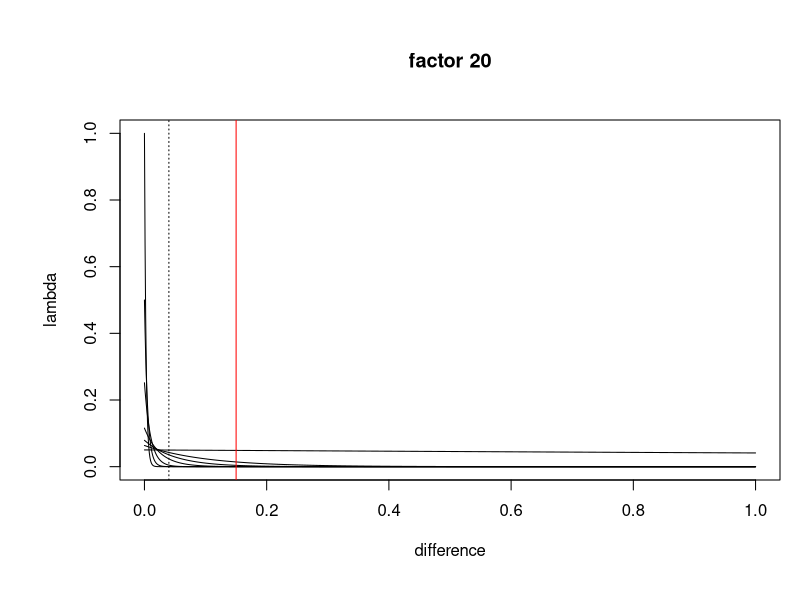

Recreate this plot in R.
# demo how the DD specificity is implemented
# 
# vH <- .01
# vL <- 0.001
# dif <- seq(0, 1, by = 0.001)
# 
# amp_high <- exp(-vH * 100)
# amp_low <- exp(-vL * 100 )
# 
# varHigh <- amp_high * exp(-0.5 * (dif / vH)^2)
# varLow <- amp_low * exp(-0.5 * (dif / vL)^2)
# 
# par(mfrow = c(1,2))
# plot(dif, varHigh, type = "l", main = paste("High Var, amp =", round(amp_high, 2)), ylim = c(0,1))
# plot(dif, varLow, type = "l", main = paste("Low Var, amp =", round(amp_low, 2)), ylim = c(0,1))
# 


# ------------------ new implementaition 2025/08/05 -------------------------

# at the basis of the magnitude of differences between the competition traits of the individuals,
# I implement a exponential kernel for the specificity of density dependent processes

# read in differences file
# dif <- read.delim("~/cyber_synch/local/debug_pdd_ndd/dif/ndd001.txt")
# range(dif)
# hist(dif$X0, breaks = 1000)


# additionally this code shows differences for long and big runs:
# notice that even in scenarios with high richness, the trait difference is < .4

# runs <- readRDS("../local/runs/mstr/20250722/runs128DD.rds")
# 
# runs <- lapply(runs, function(x){
#   names(x$Output) <- x$Model$runs
#   return(x)
# })
# 
# par(mfrow = c(1,2))
# image(runs$ndd1var0.01_pdd1var0.5$Output$`262501`$specMat)
# image(runs$ndd1var0.01_pdd1var0.5$Output$`262501`$compMat)
# range(runs$ndd1var0.01_pdd1var0.5$Output$`262501`$compMat)
# 
# image(runs$ndd0var0.01_pdd0var0.01$Output$`262501`$specMat)
# image(runs$ndd0var0.01_pdd0var0.01$Output$`262501`$compMat)
# range(runs$ndd0var0.01_pdd0var0.01$Output$`262501`$compMat)
# 
# image(runs$ndd0var0.01_pdd0.5var0.1$Output$`262501`$specMat)
# image(runs$ndd0var0.01_pdd0.5var0.1$Output$`262501`$compMat)
# range(runs$ndd0var0.01_pdd0.5var0.1$Output$`262501`$compMat)
# 
# image(runs$ndd0var0.01_pdd1var0.5$Output$`262501`$specMat)
# image(runs$ndd0var0.01_pdd1var0.5$Output$`262501`$compMat)
# range(runs$ndd0var0.01_pdd1var0.5$Output$`262501`$compMat)
# 
# for (i in (1:length(runs$ndd0var0.01_pdd0var0.01$Output))) {
#   print(diff(range(runs$ndd1var0.01_pdd1var0.5$Output[[i]]$compMat)))
# }
# for (i in (1:length(runs$ndd1var0.01_pdd1var0.5$Output))) {
#   print(diff(range(runs$ndd0var0.01_pdd0var0.01$Output[[i]]$compMat)))
# }
# for (i in (1:length(runs$ndd1var0.01_pdd1var0.5$Output))) {
#   print(diff(range(runs$ndd0var0.01_pdd0.5var0.1$Output[[i]]$compMat)))
# }
# for (i in (1:length(runs$ndd1var0.01_pdd1var0.5$Output))) {
#   print(diff(range(runs$ndd0var0.01_pdd1var0.5$Output[[i]]$compMat)))
# }

# store <- numeric(0)
# for (i in (1:length(runs$ndd1var0.01_pdd1var0.5$Output))) {
#   store[i] <- diff(range(runs$ndd1var0.01_pdd1var0.5$Output[[i]]$compMat))
# }
# mean(store)
#  interspecific trait differences can range from .15 to .4, depending on settings


# how much does one species differ ?
# #  intraspecific trait differences is < .07 through most settings
# store <- numeric(0)
# ite <- 1
# for (i in (1:length(runs$ndd1var0.1_pdd0.5var0.01$Output))) {
#   for (j in unique(as.vector(runs$ndd1var0.1_pdd0.5var0.01$Output[[i]]$specMat))) {
#     idx <-  runs$ndd1var0.1_pdd0.5var0.01$Output[[i]]$specMat == j
#     store[ite] <- diff(range(runs$ndd1var0.1_pdd0.5var0.01$Output[[i]]$compMat[idx]))
#     ite <- ite +1
#   }
# }
# quantile(store)
# hist(store, breaks = 100)


# this is the kernel function ----------------------------------------------------------------------------
nicheWidthFunction <- function(x, lambda = 1, factor = 20) {
  # Exponential distribution: f(x) = lambda * exp(-lambda * x)
  # This automatically integrates to 1 over [0, infinity]
  # For x in [0, 1], we need to normalize
  
  # Calculate the normalization factor for interval [0, 1]
  norm_factor <- lambda / (1 - exp(-lambda))
  
  # Return the normalized function
  # factor 20 is needed, to make the kernel more specific
  # / 20 is needed to scale between 0 and 1
  #   this only works if lambda <= 20
  return((norm_factor * exp(-lambda * x * factor)) / 20) 
}
# -----------------------------------------------------------------------------------------------------------------

# why factor 20 ?
par(mfrow = c(1,1), mar = c(6,6,6,1))
plot(nicheWidthFunction(seq(0,1,0.001),lambda = 20, factor = 20), type = "l",
     x = seq(0,1,0.001), xlab = "difference", ylab = "lambda", main = "factor 20")
lines(nicheWidthFunction(seq(0,1,0.001), lambda = 10, factor = 20),x = seq(0,1,0.001))
lines(nicheWidthFunction(seq(0,1,0.001),lambda = 5, factor = 20), x = seq(0,1,0.001))
lines(nicheWidthFunction(seq(0,1,0.001),lambda = 2, factor = 20), x = seq(0,1,0.001))
lines(nicheWidthFunction(seq(0,1,0.001),lambda = 1, factor = 20), x = seq(0,1,0.001))
lines(nicheWidthFunction(seq(0,1,0.001),lambda = .5, factor = 20), x = seq(0,1,0.001))
lines(nicheWidthFunction(seq(0,1,0.001),lambda = .01, factor = 20), x = seq(0,1,0.001))
abline(v = 0.04, lty = 3)
abline(v = 0.15, lty = 1, col = "red" )